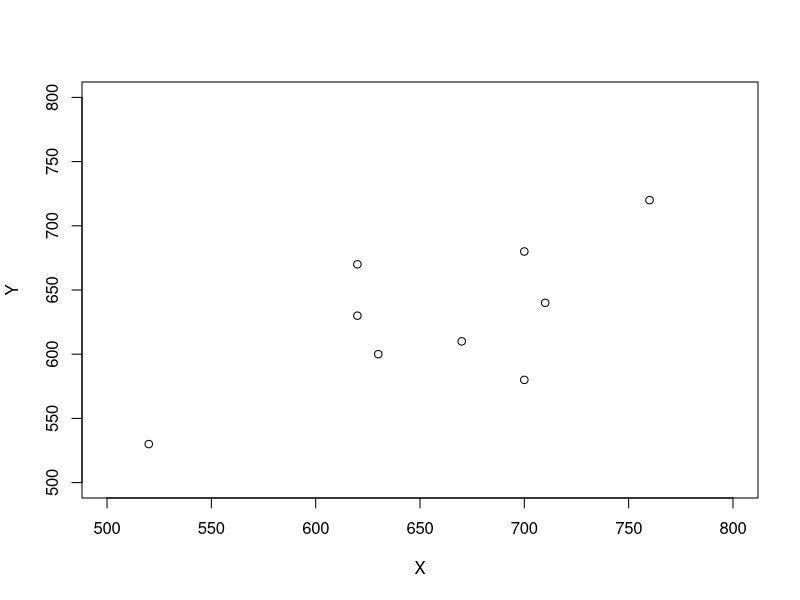
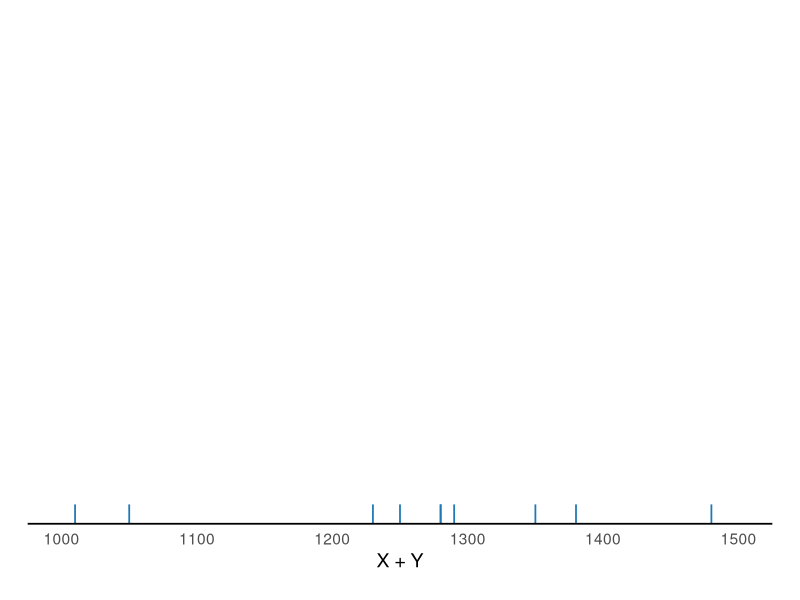
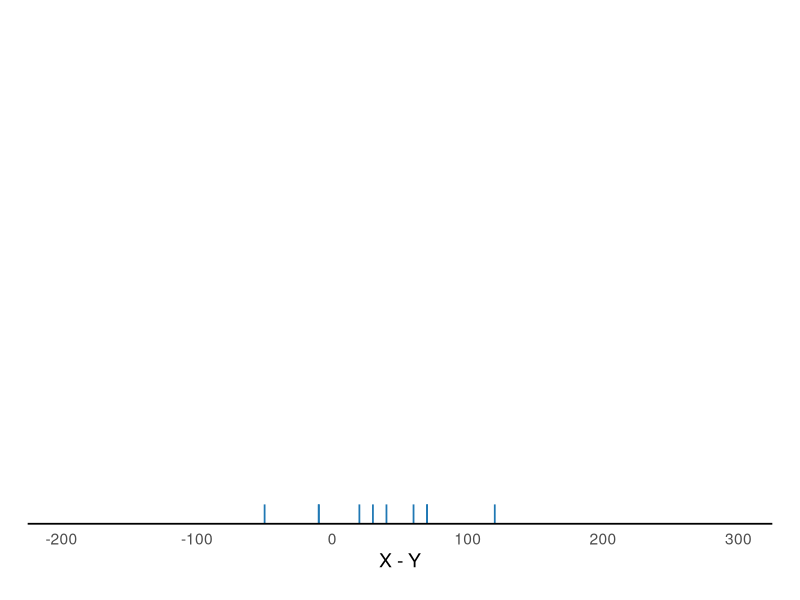
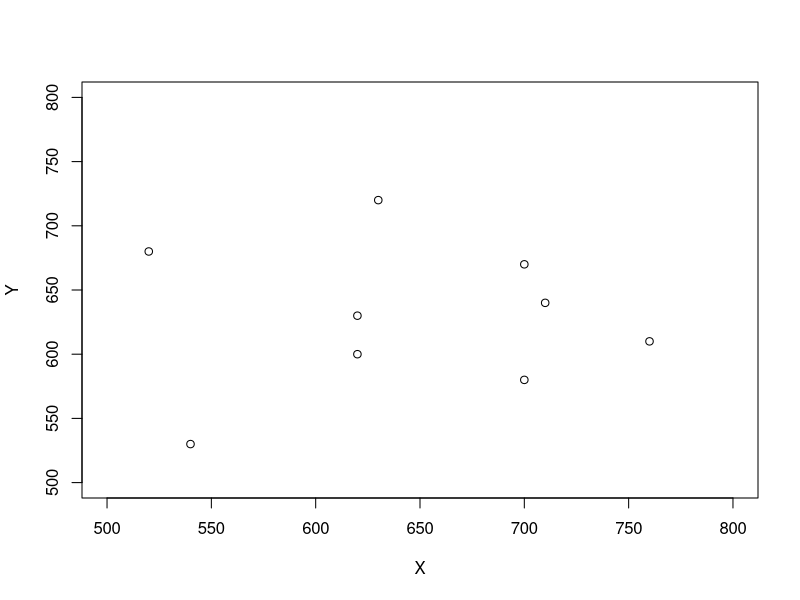
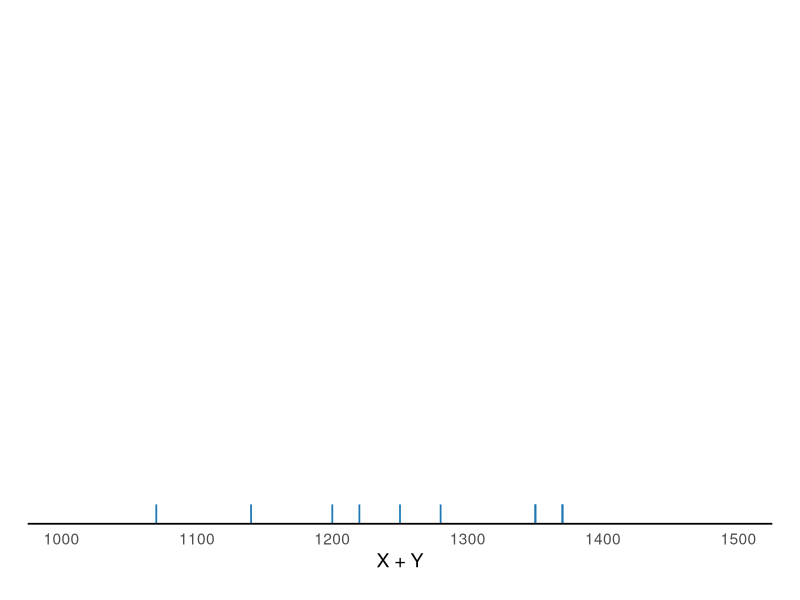
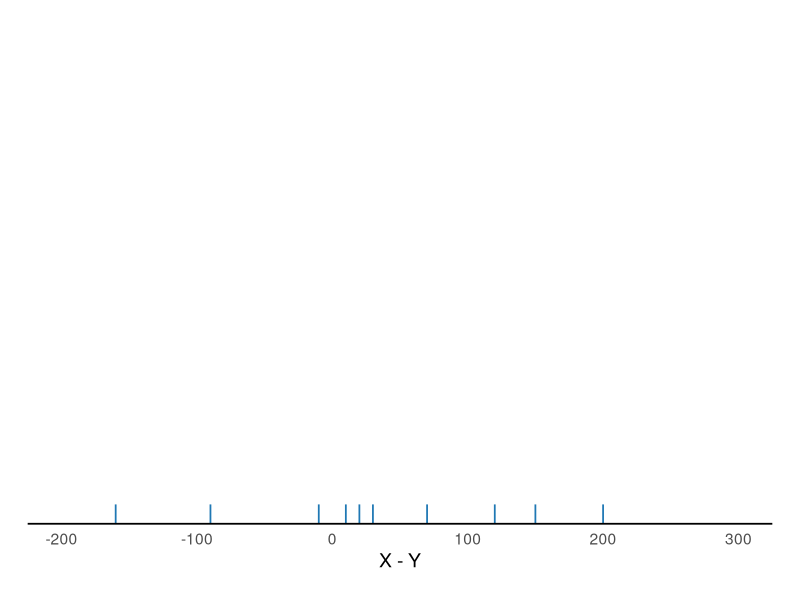
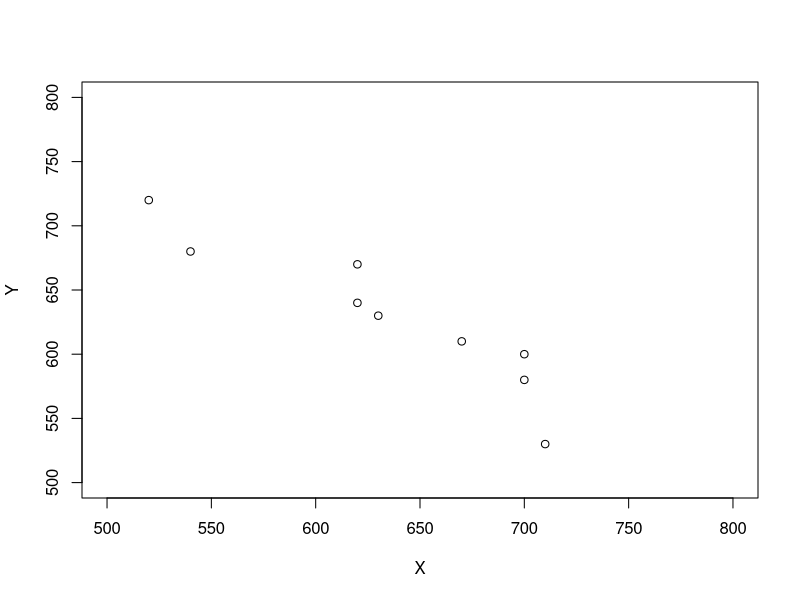
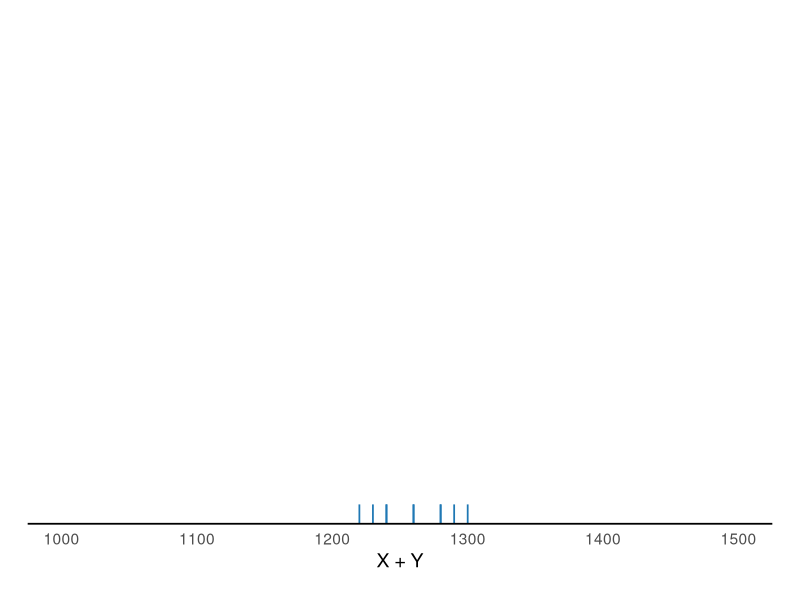

Reproduce these figures in R, in order.
## ---- chunk 1
#| echo: false
#| warning: false
#| 
library(tidyverse)
library(knitr)
set.seed(21234)
## ---- chunk 2
#| label: fig-sat-mean-table-positive-corr
#| echo: false
#| fig-cap: "@exm-sat-compare-ev scenario 1, correlation is 0.78"
#| fig-subcap: 
#|   - "Scatterplot of $(X, Y)$"
#|   - "Rug plot of $X+Y$"
#|   - "Rug plot of $X-Y$"
#| layout-ncol: 3
x <- c(520, 540, 620, 620, 630, 670, 700, 700, 710, 760)
y <- c(530, 470, 670, 630, 600, 610, 680, 580, 640, 720)

# mean(x)
# mean(y)
# sx = sqrt(mean(x ^ 2) - mean(x) ^ 2); sx
# sy = sqrt(mean(y ^ 2) - mean(y) ^ 2); sy
# (mean(x * y) - mean(x) * mean(y)) / sx / sy
# sqrt(mean((x + y) ^ 2) - mean(x + y) ^ 2)
# sqrt(mean((x - y) ^ 2) - mean(x - y) ^ 2)

plot(x, y, xlim = c(500, 800), ylim = c(500, 800), xlab = "X", ylab = "Y")

ggplot(data.frame(x, y), aes(x = x + y)) +
  geom_rug(
    sides = "b",
    length = unit(14, "pt"),
    linewidth = 0.6,
    alpha = 1.0,
    color = "#1F78B4"
  ) +
  scale_x_continuous(
    limits = c(1000, 1500),
    breaks = seq(1000, 1500, 100),
    name = "X + Y"
  ) +
  coord_cartesian(clip = "off") +
  theme_minimal(base_size = 14) +
  theme(
    axis.title.y = element_blank(),
    axis.text.y = element_blank(),
    axis.ticks.y = element_blank(),
    panel.grid.minor = element_blank(),
    panel.grid.major.y = element_blank(),
    panel.grid.major.x = element_blank(), # ← removes vertical grid lines
    axis.line.x = element_line(linewidth = 0.6, color = "black"),
    plot.margin = margin(10, 20, 20, 20)
  )

ggplot(data.frame(x, y), aes(x = x - y)) +
  geom_rug(
    sides = "b",
    length = unit(14, "pt"),
    linewidth = 0.6,
    alpha = 1.0,
    color = "#1F78B4"
  ) +
  scale_x_continuous(
    limits = c(-200, 300),
    breaks = seq(-200, 300, 100),
    name = "X - Y"
  ) +
  coord_cartesian(clip = "off") +
  theme_minimal(base_size = 14) +
  theme(
    axis.title.y = element_blank(),
    axis.text.y = element_blank(),
    axis.ticks.y = element_blank(),
    panel.grid.minor = element_blank(),
    panel.grid.major.y = element_blank(),
    panel.grid.major.x = element_blank(), # ← removes vertical grid lines
    axis.line.x = element_line(linewidth = 0.6, color = "black"),
    plot.margin = margin(10, 20, 20, 20)
  )
## ---- chunk 3
#| label: fig-sat-mean-table-zero-corr
#| echo: false
#| fig-cap: "@exm-sat-compare-ev scenario 2, correlation is about 0"
#| fig-subcap: 
#|   - "Scatterplot of $(X, Y)$"
#|   - "Rug plot of $X+Y$"
#|   - "Rug plot of $X-Y$"
#| layout-ncol: 3
y <- c(680, 530, 630, 600, 720, 470, 670, 580, 640, 610)

# mean(x)
# mean(y)
# sx = sqrt(mean(x ^ 2) - mean(x) ^ 2); sx
# sy = sqrt(mean(y ^ 2) - mean(y) ^ 2); sy
# (mean(x * y) - mean(x) * mean(y)) / sx / sy
# sqrt(mean((x + y) ^ 2) - mean(x + y) ^ 2)
# sqrt(mean((x - y) ^ 2) - mean(x - y) ^ 2)

plot(x, y, xlim = c(500, 800), ylim = c(500, 800), xlab = "X", ylab = "Y")

ggplot(data.frame(x, y), aes(x = x + y)) +
  geom_rug(
    sides = "b",
    length = unit(14, "pt"),
    linewidth = 0.6,
    alpha = 1.0,
    color = "#1F78B4"
  ) +
  scale_x_continuous(
    limits = c(1000, 1500),
    breaks = seq(1000, 1500, 100),
    name = "X + Y"
  ) +
  coord_cartesian(clip = "off") +
  theme_minimal(base_size = 14) +
  theme(
    axis.title.y = element_blank(),
    axis.text.y = element_blank(),
    axis.ticks.y = element_blank(),
    panel.grid.minor = element_blank(),
    panel.grid.major.y = element_blank(),
    panel.grid.major.x = element_blank(), # ← removes vertical grid lines
    axis.line.x = element_line(linewidth = 0.6, color = "black"),
    plot.margin = margin(10, 20, 20, 20)
  )

ggplot(data.frame(x, y), aes(x = x - y)) +
  geom_rug(
    sides = "b",
    length = unit(14, "pt"),
    linewidth = 0.6,
    alpha = 1.0,
    color = "#1F78B4"
  ) +
  scale_x_continuous(
    limits = c(-200, 300),
    breaks = seq(-200, 300, 100),
    name = "X - Y"
  ) +
  coord_cartesian(clip = "off") +
  theme_minimal(base_size = 14) +
  theme(
    axis.title.y = element_blank(),
    axis.text.y = element_blank(),
    axis.ticks.y = element_blank(),
    panel.grid.minor = element_blank(),
    panel.grid.major.y = element_blank(),
    panel.grid.major.x = element_blank(), # ← removes vertical grid lines
    axis.line.x = element_line(linewidth = 0.6, color = "black"),
    plot.margin = margin(10, 20, 20, 20)
  )
## ---- chunk 4
#| label: fig-sat-mean-table-negative-corr
#| echo: false
#| fig-cap: "@exm-sat-compare-ev scenario 3, correlation is -0.94"
#| fig-subcap: 
#|   - "Scatterplot of $(X, Y)$"
#|   - "Rug plot of $X+Y$"
#|   - "Rug plot of $X-Y$"
#| layout-ncol: 3
y <- c(720, 680, 670, 640, 630, 610, 600, 580, 530, 470)

# mean(x)
# mean(y)
# sx = sqrt(mean(x ^ 2) - mean(x) ^ 2); sx
# sy = sqrt(mean(y ^ 2) - mean(y) ^ 2); sy
# (mean(x * y) - mean(x) * mean(y)) / sx / sy
# sqrt(mean((x + y) ^ 2) - mean(x + y) ^ 2)
# sqrt(mean((x - y) ^ 2) - mean(x - y) ^ 2)

plot(x, y, xlim = c(500, 800), ylim = c(500, 800), xlab = "X", ylab = "Y")

ggplot(data.frame(x, y), aes(x = x + y)) +
  geom_rug(
    sides = "b",
    length = unit(14, "pt"),
    linewidth = 0.6,
    alpha = 1.0,
    color = "#1F78B4"
  ) +
  scale_x_continuous(
    limits = c(1000, 1500),
    breaks = seq(1000, 1500, 100),
    name = "X + Y"
  ) +
  coord_cartesian(clip = "off") +
  theme_minimal(base_size = 14) +
  theme(
    axis.title.y = element_blank(),
    axis.text.y = element_blank(),
    axis.ticks.y = element_blank(),
    panel.grid.minor = element_blank(),
    panel.grid.major.y = element_blank(),
    panel.grid.major.x = element_blank(), # ← removes vertical grid lines
    axis.line.x = element_line(linewidth = 0.6, color = "black"),
    plot.margin = margin(10, 20, 20, 20)
  )

ggplot(data.frame(x, y), aes(x = x - y)) +
  geom_rug(
    sides = "b",
    length = unit(14, "pt"),
    linewidth = 0.6,
    alpha = 1.0,
    color = "#1F78B4"
  ) +
  scale_x_continuous(
    limits = c(-200, 300),
    breaks = seq(-200, 300, 100),
    name = "X - Y"
  ) +
  coord_cartesian(clip = "off") +
  theme_minimal(base_size = 14) +
  theme(
    axis.title.y = element_blank(),
    axis.text.y = element_blank(),
    axis.ticks.y = element_blank(),
    panel.grid.minor = element_blank(),
    panel.grid.major.y = element_blank(),
    panel.grid.major.x = element_blank(), # ← removes vertical grid lines
    axis.line.x = element_line(linewidth = 0.6, color = "black"),
    plot.margin = margin(10, 20, 20, 20)
  )
